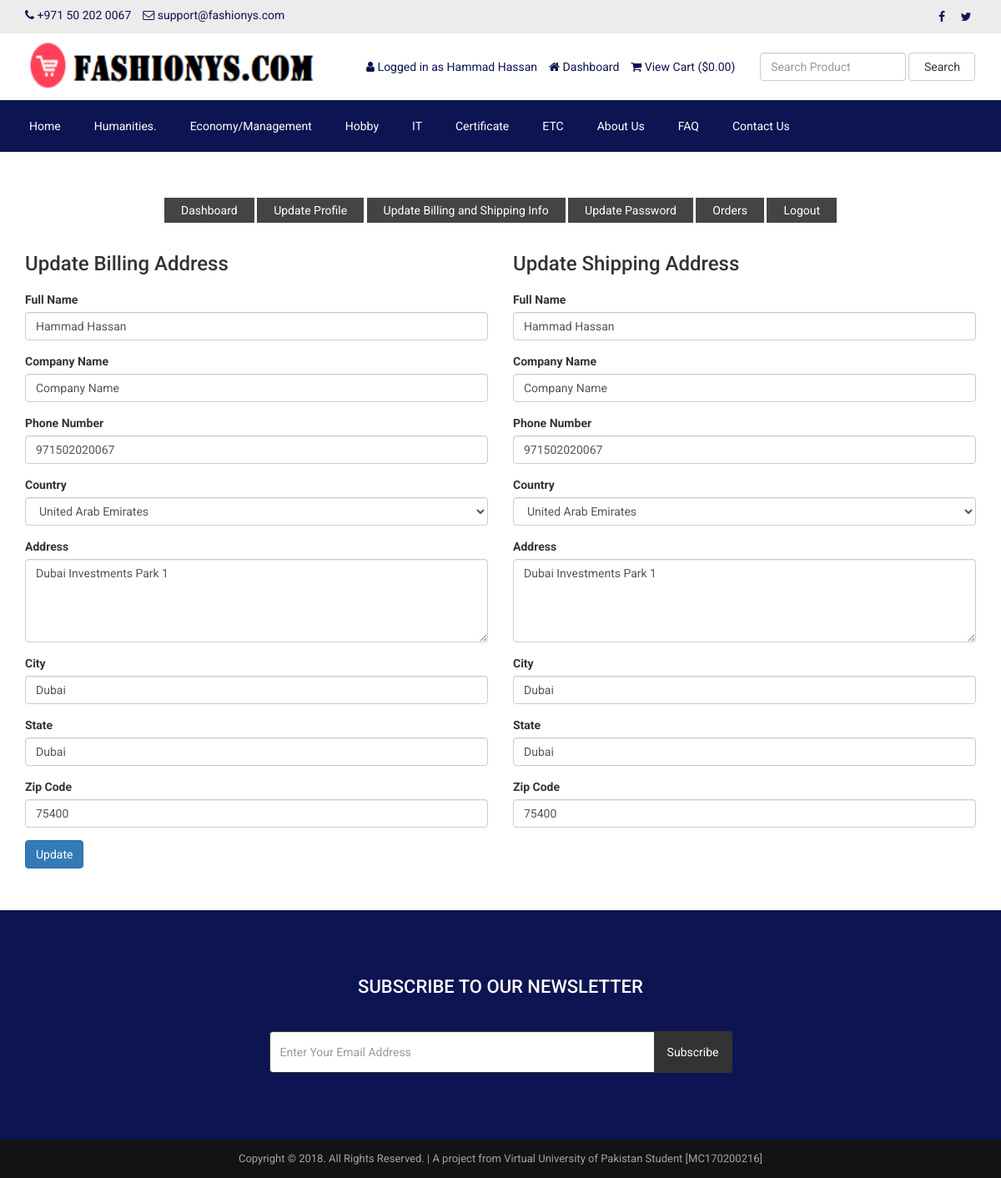
/customer-billing-shipping-update.php (signed in), run on the app's committed database.
### tables this page shows
CREATE TABLE `tbl_settings` (
  `id` int(11) NOT NULL,
  `logo` varchar(255) NOT NULL,
  `favicon` varchar(255) NOT NULL,
  `footer_about` text NOT NULL,
  `footer_copyright` text NOT NULL,
  `contact_address` text NOT NULL,
  `contact_email` varchar(255) NOT NULL,
  `contact_phone` varchar(255) NOT NULL,
  `contact_fax` varchar(255) NOT NULL,
  `contact_map_iframe` text NOT NULL,
  `receive_email` varchar(255) NOT NULL,
  `receive_email_subject` varchar(255) NOT NULL,
  `receive_email_thank_you_message` text NOT NULL,
  `forget_password_message` text NOT NULL,
  `total_recent_post_footer` int(10) NOT NULL,
  `total_popular_post_footer` int(10) NOT NULL,
  `total_recent_post_sidebar` int(11) NOT NULL,
  `total_popular_post_sidebar` int(11) NOT NULL,
  `total_featured_product_home` int(11) NOT NULL,
  `total_latest_product_home` int(11) NOT NULL,
  `total_popular_product_home` int(11) NOT NULL,
  `meta_title_home` text NOT NULL,
  `meta_keyword_home` text NOT NULL,
  `meta_description_home` text NOT NULL,
  `banner_login` varchar(255) NOT NULL,
  `banner_registration` varchar(255) NOT NULL,
  `banner_forget_password` varchar(255) NOT NULL,
  `banner_reset_password` varchar(255) NOT NULL,
  `banner_search` varchar(255) NOT NULL,
  `banner_cart` varchar(255) NOT NULL,
  `banner_checkout` varchar(255) NOT NULL,
  `banner_product_category` varchar(255) NOT NULL,
  `banner_blog` varchar(255) NOT NULL,
  `cta_title` varchar(255) NOT NULL,
  `cta_content` text NOT NULL,
  `cta_read_more_text` varchar(255) NOT NULL,
  `cta_read_more_url` varchar(255) NOT NULL,
  `cta_photo` varchar(255) NOT NULL,
  `featured_product_title` varchar(255) NOT NULL,
  `featured_product_subtitle` varchar(255) NOT NULL,
  `latest_product_title` varchar(255) NOT NULL,
  `latest_product_subtitle` varchar(255) NOT NULL,
  `popular_product_title` varchar(255) NOT NULL,
  `popular_product_subtitle` varchar(255) NOT NULL,
  `testimonial_title` varchar(255) NOT NULL,
  `testimonial_subtitle` varchar(255) NOT NULL,
  `testimonial_photo` varchar(255) NOT NULL,
  `blog_title` varchar(255) NOT NULL,
  `blog_subtitle` varchar(255) NOT NULL,
  `newsletter_text` text NOT NULL,
  `paypal_email` varchar(255) NOT NULL,
  `stripe_public_key` varchar(255) NOT NULL,
  `stripe_secret_key` varchar(255) NOT NULL,
  `bank_detail` text NOT NULL,
  `before_head` text NOT NULL,
  `after_body` text NOT NULL,
  `before_body` text NOT NULL,
  `home_service_on_off` int(11) NOT NULL,
  `home_welcome_on_off` int(11) NOT NULL,
  `home_featured_product_on_off` int(11) NOT NULL,
  `home_latest_product_on_off` int(11) NOT NULL,
  `home_popular_product_on_off` int(11) NOT NULL,
  `home_testimonial_on_off` int(11) NOT NULL,
  `home_blog_on_off` int(11) NOT NULL,
  `newsletter_on_off` int(11) NOT NULL,
  `ads_above_welcome_on_off` int(1) NOT NULL,
  `ads_above_featured_product_on_off` int(1) NOT NULL,
  `ads_above_latest_product_on_off` int(1) NOT NULL,
  `ads_above_popular_product_on_off` int(1) NOT NULL,
  `ads_above_testimonial_on_off` int(1) NOT NULL,
  `ads_category_sidebar_on_off` int(1) NOT NULL
);

CREATE TABLE `tbl_social` (
  `social_id` int(11) NOT NULL,
  `social_name` varchar(30) NOT NULL,
  `social_url` varchar(255) NOT NULL,
  `social_icon` varchar(30) NOT NULL
);

CREATE TABLE `tbl_top_category` (
  `tcat_id` int(11) NOT NULL,
  `tcat_name` varchar(255) NOT NULL,
  `show_on_menu` int(1) NOT NULL
);

CREATE TABLE `tbl_page` (
  `id` int(11) NOT NULL,
  `about_title` varchar(255) NOT NULL,
  `about_content` text NOT NULL,
  `about_banner` varchar(255) NOT NULL,
  `about_meta_title` varchar(255) NOT NULL,
  `about_meta_keyword` text NOT NULL,
  `about_meta_description` text NOT NULL,
  `faq_title` varchar(255) NOT NULL,
  `faq_banner` varchar(255) NOT NULL,
  `faq_meta_title` varchar(255) NOT NULL,
  `faq_meta_keyword` text NOT NULL,
  `faq_meta_description` text NOT NULL,
  `blog_title` varchar(255) NOT NULL,
  `blog_banner` varchar(255) NOT NULL,
  `blog_meta_title` varchar(255) NOT NULL,
  `blog_meta_keyword` text NOT NULL,
  `blog_meta_description` text NOT NULL,
  `contact_title` varchar(255) NOT NULL,
  `contact_banner` varchar(255) NOT NULL,
  `contact_meta_title` varchar(255) NOT NULL,
  `contact_meta_keyword` text NOT NULL,
  `contact_meta_description` text NOT NULL,
  `pgallery_title` varchar(255) NOT NULL,
  `pgallery_banner` varchar(255) NOT NULL,
  `pgallery_meta_title` varchar(255) NOT NULL,
  `pgallery_meta_keyword` text NOT NULL,
  `pgallery_meta_description` text NOT NULL,
  `vgallery_title` varchar(255) NOT NULL,
  `vgallery_banner` varchar(255) NOT NULL,
  `vgallery_meta_title` varchar(255) NOT NULL,
  `vgallery_meta_keyword` text NOT NULL,
  `vgallery_meta_description` text NOT NULL
);

### header.php (shortened to what the rows shown need)
<?php
include("admin/inc/config.php");
$statement = $pdo->prepare("SELECT * FROM tbl_settings WHERE id=1");
$statement->execute();
$result = $statement->fetchAll(PDO::FETCH_ASSOC);
foreach ($result as $row)
{
	$logo = $row['logo'];
	$contact_email = $row['contact_email'];
	$contact_phone = $row['contact_phone'];
}
?>
<!DOCTYPE html>
<html lang="en">
<head>
	<link rel="stylesheet" href="assets/css/bootstrap.min.css">
	<link rel="stylesheet" href="assets/css/font-awesome.min.css">
	<link rel="stylesheet" href="assets/css/owl.carousel.min.css">
	<link rel="stylesheet" href="assets/css/owl.theme.default.min.css">
	<link rel="stylesheet" href="assets/css/jquery.bxslider.min.css">
    <link rel="stylesheet" href="assets/css/magnific-popup.css">
    <link rel="stylesheet" href="assets/css/rating.css">
	<link rel="stylesheet" href="assets/css/spacing.css">
	<link rel="stylesheet" href="assets/css/bootstrap-touch-slider.css">
	<link rel="stylesheet" href="assets/css/animate.min.css">
	<link rel="stylesheet" href="assets/css/tree-menu.css">
	<link rel="stylesheet" href="assets/css/select2.min.css">
	<link rel="stylesheet" href="assets/css/main.css">
	<link rel="stylesheet" href="assets/css/responsive.css">
	<?php
	$statement = $pdo->prepare("SELECT * FROM tbl_page WHERE id=1");
	$statement->execute();
	$result = $statement->fetchAll(PDO::FETCH_ASSOC);
		?>
</head>
<body>
<div class="top">
	<div class="container">
		<div class="row">
			<div class="col-md-6 col-sm-6 col-xs-12">
				<div class="left">
					<ul>
						<li><i class="fa fa-phone"></i> <?php echo $contact_phone; ?></li>
						<li><i class="fa fa-envelope-o"></i> <?php echo $contact_email; ?></li>
					</ul>
				</div>
			</div>
			<div class="col-md-6 col-sm-6 col-xs-12">
				<div class="right">
					<ul>
						<?php
						$statement = $pdo->prepare("SELECT * FROM tbl_social");
						$statement->execute();
						$result = $statement->fetchAll(PDO::FETCH_ASSOC);
						foreach ($result as $row) {
							?>
							<?php if($row['social_url'] != ''): ?>
							<li><a href="<?php echo $row['social_url']; ?>"><i class="<?php echo $row['social_icon']; ?>"></i></a></li>
							<?php endif; ?>
							<?php
						}
						?>
					</ul>
				</div>
			</div>
		</div>
	</div>
</div>
<div class="header">
	<div class="container">
		<div class="row inner">
			<div class="col-md-4 logo">
				<a href="index.php"><img src="assets/uploads/<?php echo $logo; ?>" alt="logo image"></a>
			</div>
		</div>
	</div>
</div>
<div class="nav">
	<div class="container">
		<div class="row">
			<div class="col-md-12 pl_0 pr_0">
				<div class="menu-container">
					<div class="menu">
						<ul>
							<?php
							$statement = $pdo->prepare("SELECT * FROM tbl_top_category WHERE show_on_menu=1");
							$statement->execute();
							$result = $statement->fetchAll(PDO::FETCH_ASSOC);
							foreach ($result as $row) {
								?>
								<li><a href="product-category.php?id=<?php echo $row['tcat_id']; ?>&type=top-category"><?php echo $row['tcat_name']; ?></a>
								</li>
								<?php
							}
							?>
							<?php
							$statement = $pdo->prepare("SELECT * FROM tbl_page WHERE id=1");
							$statement->execute();
							$result = $statement->fetchAll(PDO::FETCH_ASSOC);
							foreach ($result as $row) {
								$about_title = $row['about_title'];
								$faq_title = $row['faq_title'];
								$contact_title = $row['contact_title'];
							}
							?>
							<li><a href="about.php"><?php echo $about_title; ?></a></li>
							<li><a href="faq.php"><?php echo $faq_title; ?></a></li>
							<li><a href="contact.php"><?php echo $contact_title; ?></a></li>
						</ul>
					</div>
				</div>
			</div>
		</div>
	</div>
</div>

### footer.php (shortened to what the rows shown need)
<?php
$statement = $pdo->prepare("SELECT * FROM tbl_settings WHERE id=1");
$statement->execute();
$result = $statement->fetchAll(PDO::FETCH_ASSOC);
foreach ($result as $row)
{
	$footer_copyright = $row['footer_copyright'];
    $newsletter_on_off = $row['newsletter_on_off'];
}
?>
<?php if($newsletter_on_off == 1): ?>
<section class="home-newsletter">
	<div class="container">
		<div class="row">
			<div class="col-md-6 col-md-offset-3">
				<div class="single">
				<form action="" method="post">
					<h2><?php echo LANG_VALUE_93; ?></h2>
				</div>
			</div>
		</div>
	</div>
</section>
<?php endif; ?>
<div class="footer-bottom">
	<div class="container">
		<div class="row">
			<div class="col-md-12 copyright">
				<?php echo $footer_copyright; ?>
			</div>
		</div>
	</div>
</div>
</body>
</html>

### data on the page
tbl_settings: contact_phone "+971 50 202 0067", contact_email "support@fashionys.com", logo (picture), footer_copyright "Copyright © 2018. All Rights Reserved. | A project from Virtual University of Pakistan Student [MC170200216]"
tbl_top_category: tcat_name "Humanities."
tbl_top_category: tcat_name "Economy/Management"
tbl_top_category: tcat_name "Hobby"
tbl_top_category: tcat_name "IT"
tbl_top_category: tcat_name "Certificate"
tbl_top_category: tcat_name "ETC"
tbl_page: about_title "About Us", faq_title "FAQ", contact_title "Contact Us"

### other printed values
LANG_VALUE_13 "Logged in as"
$_SESSION['customer']['cust_name'] "Hammad Hassan"
LANG_VALUE_89 "Dashboard"
LANG_VALUE_19 "View Cart"
LANG_VALUE_1 "$"
LANG_VALUE_3 "Search"
LANG_VALUE_117 "Update Profile"
LANG_VALUE_88 "Update Billing and Shipping Info"
LANG_VALUE_99 "Update Password"
LANG_VALUE_24 "Orders"
LANG_VALUE_14 "Logout"
LANG_VALUE_86 "Update Billing Address"
LANG_VALUE_102 "Full Name"
LANG_VALUE_103 "Company Name"
LANG_VALUE_104 "Phone Number"
